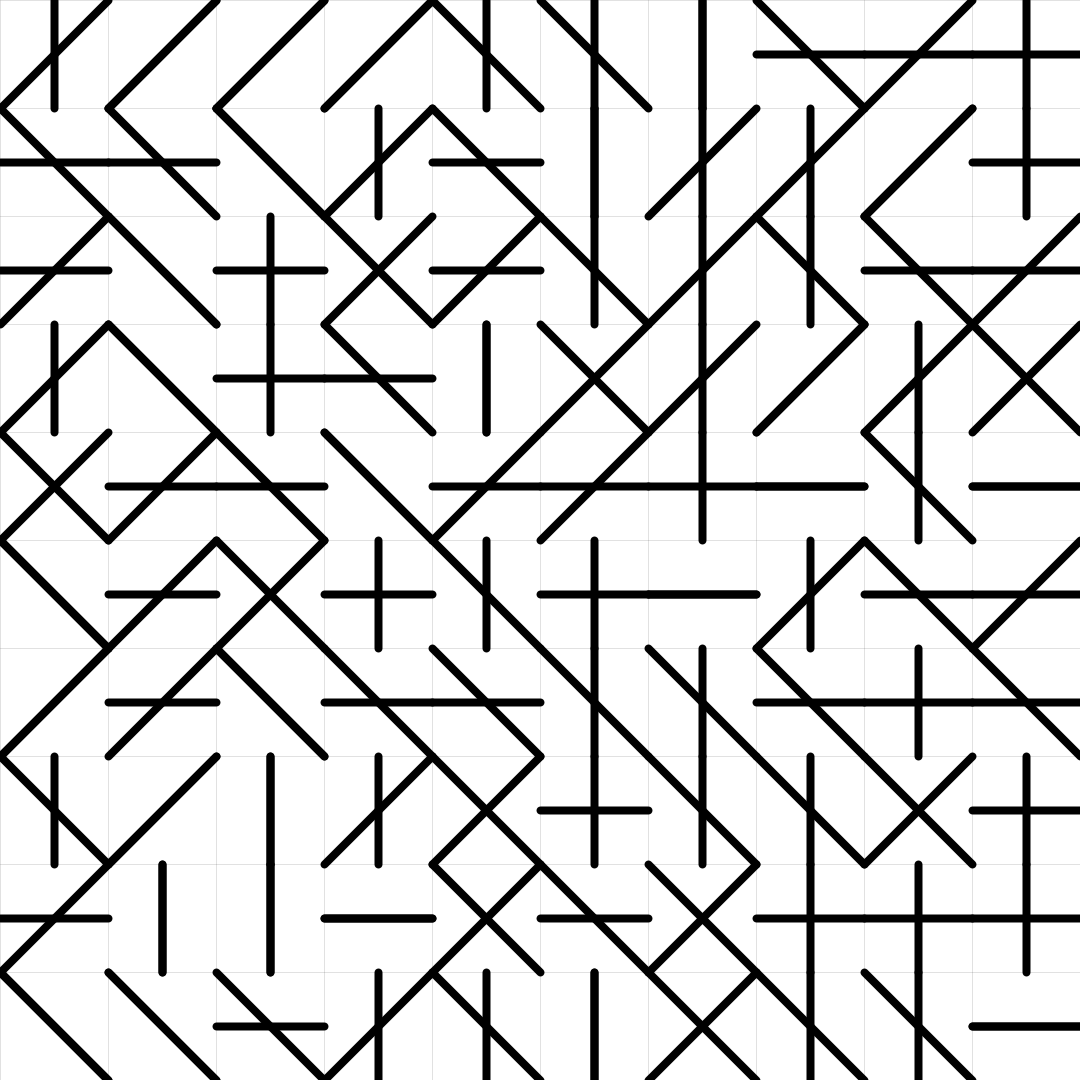
Frame 1 (no input)
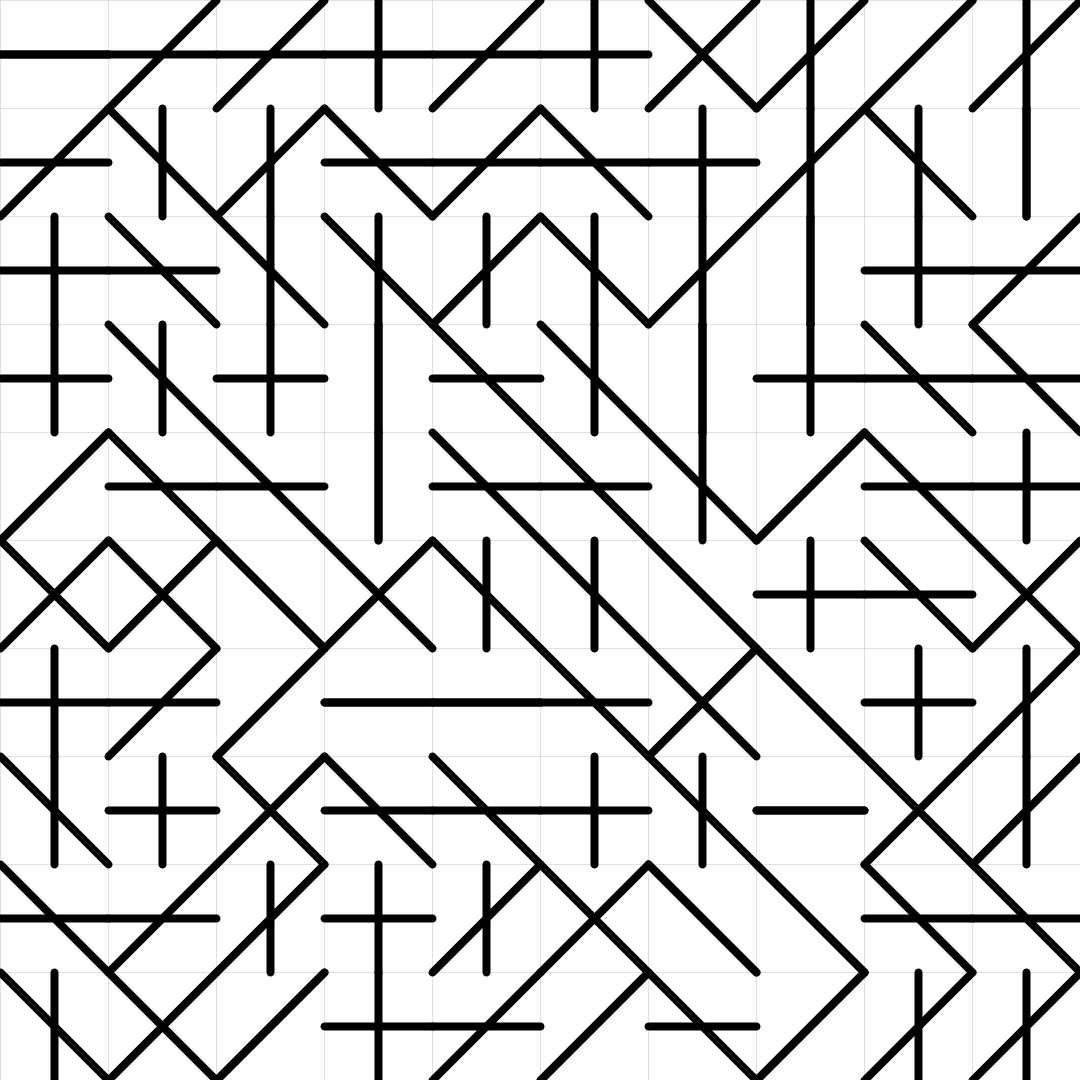
Frame 2 (the mouse pressed at the canvas centre, redrawn once)

The Processing sketch that drew these frames (run headless with seeded random() and noise(); the mouse was pressed at the canvas centre and the sketch redrawn once):

// Processing sketch: week10_alptugan_Sol_Lewitt_05
// ── week10_alptugan_Sol_Lewitt_05.pde
// https://www.moma.org/calendar/exhibitions/305
// Rules
// 1- Grid must be in fixed size
// 2- All grid must include 2 random shape
// 3- There must be minimum 4 different shapes

boolean isDebug;

float xStart;
float yStart;
float xEnd;
float yEnd;

float gridSize;

void setup() {
  surface.setLocation(0, 0);
  size(1080, 1080);
  background(255);

  smooth(); 

  xStart = 0;
  yStart = 0;
  xEnd = width;
  yEnd = height;

  gridSize = 108;

  isDebug = true;
  noLoop();
}


void draw() {
  background(255); 

  for (float x = 0; x < width; x += gridSize) {
    for (float y = 0; y < height; y+= gridSize) {
      // debug Lines
      if (isDebug == true) {
        stroke(0, 0, 0, 30);
        strokeWeight(1);
        if (y == 0) {
          line(x, 0, x, height);
        }
        if (x == 0) {
          line(0, y, width, y);
        }
      }
    }
  }

  //randomSeed(10);
  for (float x = 0; x < width; x += gridSize) {
    for (float y = 0; y < height; y+= gridSize) {

      generateGrid(x, y, gridSize);
      generateGrid(x, y, gridSize);
    }
  }
}

void generateGrid(float x, float y, float gridSize) {

  float chanceFac = random(4);
  if (chanceFac <= 1) {
    xStart = x;
    yStart = y;
    xEnd   = x + gridSize;
    yEnd   = y + gridSize;

    drawDiagonalLine(xStart, yStart, xEnd, yEnd);
  } else if ( chanceFac <= 2) {
    xStart = x + gridSize;
    yStart = y;
    xEnd   = x;
    yEnd   = y + gridSize;

    drawDiagonalLine(xStart, yStart, xEnd, yEnd);
  } else if (chanceFac <= 3) {
    // Vertical Line in the middle
    xStart = x + gridSize * 0.5;
    yStart = y;
    xEnd   = x + gridSize * 0.5;
    yEnd   = y + gridSize;
    drawStraightLine(xStart, yStart, xEnd, yEnd);
  } else if (chanceFac <= 4) {
    // Horizontal Line in the middle
    xStart = x;
    yStart = y + gridSize * 0.5;
    xEnd   = x + gridSize;
    yEnd   = y + gridSize * 0.5;
    drawStraightLine(xStart, yStart, xEnd, yEnd);
  }
}


void drawStraightLine(float x1, float y1, float x2, float y2) {
  // Set stroke thickness
  //strokeCap(PROJECT);
  strokeWeight(8);
  stroke(0, 255);

  line(x1, y1, x2, y2);
}

void drawDiagonalLine(float x1, float y1, float x2, float y2) {
  // Set stroke thickness
  //strokeCap(PROJECT);
  strokeWeight(8);
  stroke(0, 255);

  // Draw Line
  line(x1, y1, x2, y2);
}


void mousePressed() {
  loop();
}

void mouseReleased() {
  noLoop();
}
